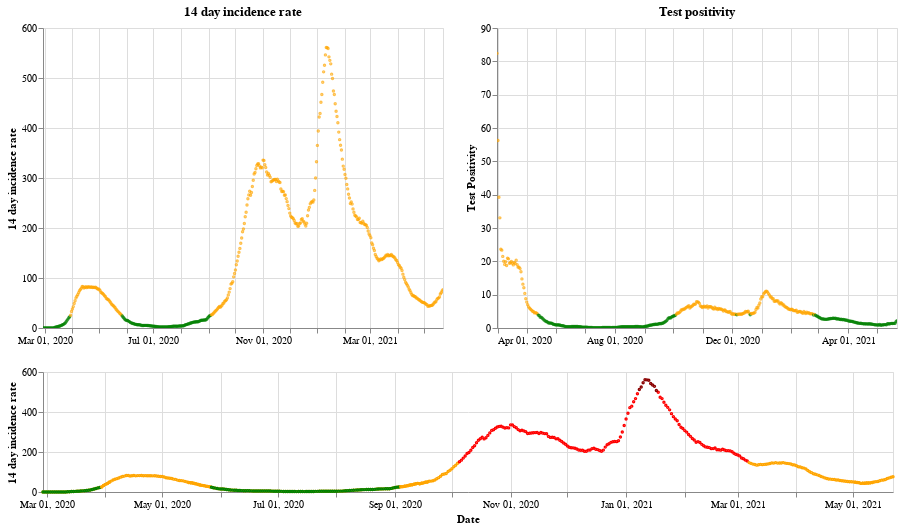

The cell this chart's notebook holds for it:
### Markdown cell above
## Scotland

### Code cell
plot_traffic_light('Scotland')

### Figure 1 — Vega-Lite specification as saved in the notebook (floating-point values rounded to 4 significant figures; data arrays with more than 128 entries replaced by an {"elided": "..."} marker saying what was removed)
{"config": {"view": {"continuousWidth": 400, "continuousHeight": 300}}, "vconcat": [{"hconcat": [{"mark": {"type": "point", "size": 2}, "encoding": {"color": {"condition": {"value": "green", "test": "(datum.twoWeeklyCasesRate <= 25)"}, "value": "orange"}, "tooltip": [{"type": "nominal", "field": "areaName"}, {"type": "temporal", "field": "date"}, {"type": "quantitative", "field": "twoWeeklyCasesRate"}, {"type": "quantitative", "field": "testPositivity"}], "x": {"type": "temporal", "axis": {"title": ""}, "field": "date", "scale": {"domain": {"selection": "DateBrush"}}, "timeUnit": "yearmonthdate"}, "y": {"type": "quantitative", "axis": {"title": "14 day incidence rate"}, "field": "twoWeeklyCasesRate"}}, "title": "14 day incidence rate", "width": 400}, {"mark": {"type": "point", "size": 2}, "encoding": {"color": {"condition": {"value": "green", "test": "(datum.testPositivity <= 4)"}, "value": "orange"}, "tooltip": [{"type": "nominal", "field": "areaName"}, {"type": "temporal", "field": "date"}, {"type": "quantitative", "field": "twoWeeklyCasesRate"}, {"type": "quantitative", "field": "testPositivity"}], "x": {"type": "temporal", "axis": {"title": ""}, "field": "date", "scale": {"domain": {"selection": "DateBrush"}}, "timeUnit": "yearmonthdate"}, "y": {"type": "quantitative", "axis": {"title": "Test Positivity"}, "field": "testPositivity"}}, "title": "Test positivity", "width": 400}]}, {"layer": [{"mark": {"type": "point", "size": 2}, "encoding": {"color": {"condition": {"value": "orange", "test": "((50 && datum.twoWeeklyCasesRate) < 150)"}, "value": "red"}, "opacity": {"condition": {"value": 1, "test": "((50 && datum.twoWeeklyCasesRate) < 500)"}, "value": 0}, "tooltip": [{"type": "nominal", "field": "areaName"}, {"type": "temporal", "field": "date"}, {"type": "quantitative", "field": "twoWeeklyCasesRate"}, {"type": "quantitative", "field": "testPositivity"}], "x": {"type": "temporal", "axis": {"title": "Date"}, "field": "date", "timeUnit": "yearmonthdate"}, "y": {"type": "quantitative", "axis": {"title": "14 day incidence rate"}, "field": "twoWeeklyCasesRate"}}, "selection": {"DateBrush": {"type": "interval", "encodings": ["x"], "fields": ["Time"]}}, "width": 850}, {"mark": {"type": "point", "size": 2}, "encoding": {"color": {"value": "darkred"}, "opacity": {"condition": {"value": 1, "test": "(datum.twoWeeklyCasesRate >= 500)"}, "value": 0}, "tooltip": [{"type": "nominal", "field": "areaName"}, {"type": "temporal", "field": "date"}, {"type": "quantitative", "field": "twoWeeklyCasesRate"}, {"type": "quantitative", "field": "testPositivity"}], "x": {"type": "temporal", "axis": {"title": "Date"}, "field": "date", "timeUnit": "yearmonthdate"}, "y": {"type": "quantitative", "axis": {"title": "14 day incidence rate"}, "field": "twoWeeklyCasesRate"}}, "width": 400}, {"mark": {"type": "point", "size": 2}, "encoding": {"color": {"condition": {"value": "green", "test": "((4 && datum.twoWeeklyCasesRate) < 25)"}, "value": "orange"}, "opacity": {"condition": {"value": 1, "test": "(datum.twoWeeklyCasesRate < 50)"}, "value": 0}, "tooltip": [{"type": "nominal", "field": "areaName"}, {"type": "temporal", "field": "date"}, {"type": "quantitative", "field": "twoWeeklyCasesRate"}, {"type": "quantitative", "field": "testPositivity"}], "x": {"type": "temporal", "axis": {"title": "Date"}, "field": "date", "timeUnit": "yearmonthdate"}, "y": {"type": "quantitative", "axis": {"title": "14 day incidence rate"}, "field": "twoWeeklyCasesRate"}}, "width": 400}], "height": 120, "width": 800}], "data": {"name": "data-d5ae8fe313f5372ae4b10eeabfa5c68b"}, "$schema": "https://vega.github.io/schema/vega-lite/v4.8.1.json", "datasets": {"data-d5ae8fe313f5372ae4b10eeabfa5c68b": {"elided": "450 records"}}}
